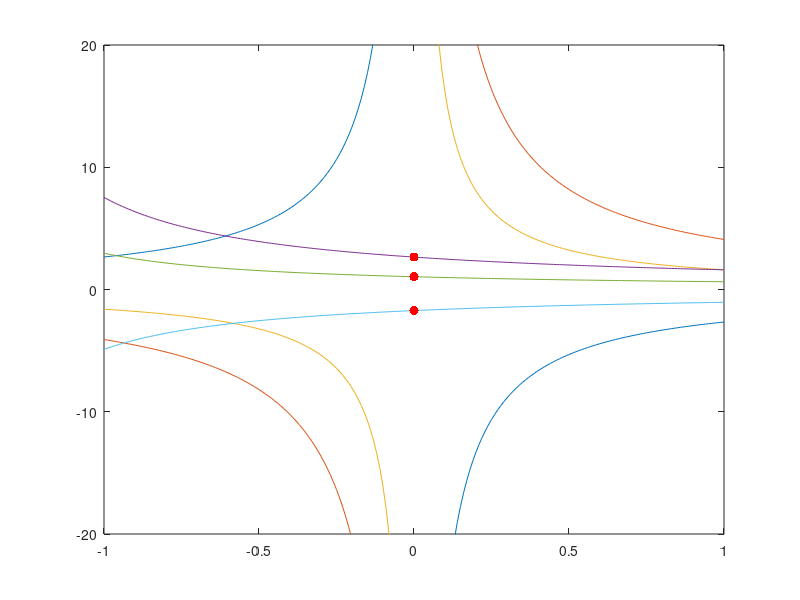

Write MATLAB code to recreate this figure.
e=-1:0.01:1;
i1=0.62;
i2=1;
k1=1.8;
k2=1.6;
k3=1.65;
k4=1.65;
Igfh=-(i1*i2*k4*(1+k2))./e;
Igrh1=i1*i2*k4*(1+k2)*(1+k3)./(e*(k3*k4-1));
Igrh2=i1*i2*(1+k2)./e;
Igfhm1=i1*i2*k1*k4*(1+k2)*(1+k3)./((k1*e+k2*i1*i2*(1+k1))*(k3*k4-1));
Igfm1=k1*k4*(1+k2)*(1+k3)./(k2*(1+k1)*(k3*k4-1));
Igfhm2=i1*i2*k1*(1+k2)./(k1*e+k2*i1*i2*(1+k1));
Igfm2=k1*(1+k2)./(k2*(1+k1));
Igrhm=-(i1*i2*k1*k4*(1+k2))./(k1*e+k2*i1*i2*(1+k1));
Igrm=-(k1*k4*(1+k2))./(k2*(1+k1));
plot(e,Igfh);
hold on;
plot(e,Igrh1);
hold on;
plot(e,Igrh2);
hold on;
plot(e,Igfhm1);
hold on;
plot(0,Igfm1,'r.','MarkerSize',20);
hold on;
plot(e,Igfhm2);
hold on;
plot(0,Igfm2,'r.','MarkerSize',20);
hold on;
plot(e,Igrhm);
hold on;
plot(0,Igrm,'r.','MarkerSize',20);
ylim([-20 20]);